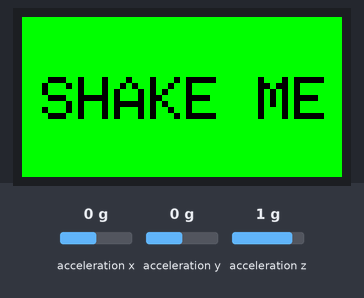
Bench run of a program on a simulated ESP32. On the bench: 160×80 colour display. The inputs (shaded band) are chosen by the test bench; at power-on: acceleration x 0 g, acceleration y 0 g, acceleration z 1 g. Random numbers use the default seed unless the program sets one.

Above: at 2.3 s.
2.4 s: acceleration x set to 0.9 g
3.9 s: acceleration x set to 1.2 g
At 4.4 s:
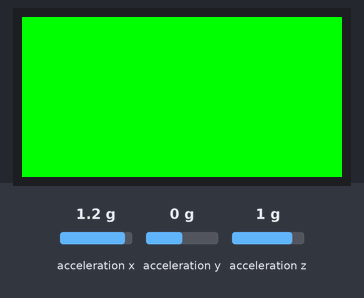
6.9 s: acceleration x set to -1.4 g
8.4 s: acceleration y set to 0.9 g
9.9 s: acceleration y set to 1.2 g
At 11.2 s:
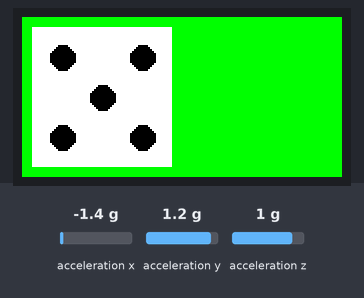
12.9 s: acceleration y set to -1.4 g
Timing chart, 0 to 15.4 s (numbered marks = the images above; inputs shaded):
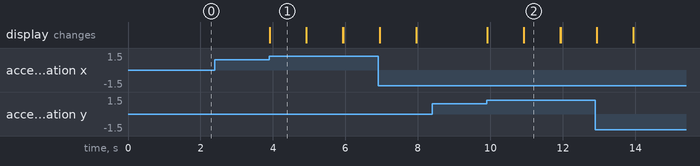

Measured:
- the behaviour switches between 1 and 1.1 g on acceleration x (found by bisection; images 0 and 1)
- the behaviour switches between 1 and 1.1 g on acceleration y (found by bisection; images 1 and 2)
- after the input at 2.4 s, every drawn part: stays the same
- after the input at 3.9 s, the display: changes at once (image 1)
- after the input at 8.4 s, every drawn part: stays the same
- after the input at 9.9 s, the display: first changes at once (image 2 shows a later state)
- what the display in image 1 shows lasts 1.0 s, from 3.9 s to 4.9 s

The program:

main.cpp
```cpp
/*

A couple of dices on a tiny 80x160px TFT display

Author: Alfonso de Cala <alfonso@el-magnifico.org>

*/

#include <M5StickC.h>


#define DOT_SIZE 6
int dot[6][6][2] {
  {{35,35}},
  {{15,15},{55,55}},
  {{15,15},{35,35},{55,55}},
  {{15,15},{15,55},{55,15},{55,55}},
  {{15,15},{15,55},{35,35},{55,15},{55,55}},
  {{15,15},{15,35},{15,55},{55,15},{55,35},{55,55}},
  };

float accX = 0;
float accY = 0;
float accZ = 0;


void draw_dice(int16_t x, int16_t y, int n) {

  M5.Lcd.fillRect(x, y, 70, 70, WHITE);

  for(int d = 0; d < 7; d++) {
    if (dot[n][d][0] > 0) {
        M5.Lcd.fillCircle(x+dot[n][d][0], y+dot[n][d][1], DOT_SIZE, TFT_BLACK);
    }
  }

}


void setup(void) {
  M5.begin();
  M5.MPU6886.Init();

  M5.Lcd.setRotation(1);

  M5.Lcd.fillScreen(TFT_GREEN);

  M5.Lcd.setTextColor(TFT_BLACK);  // Adding a background colour erases previous text automatically

  M5.Lcd.setCursor(10, 30);
  M5.Lcd.setTextSize(3);
  M5.Lcd.print("SHAKE ME");
  delay(1000);


}

void loop() {


  while(1) {
    M5.MPU6886.getAccelData(&accX,&accY,&accZ);
    if (((float) accX)  > 1 || ((float) accY)  > 1 ) {
      break;
    }
  }

  M5.Lcd.fillScreen(TFT_GREEN);

  // Draw first dice
  delay(1000);  // A little delay to increase suspense :-D
  int number = random(0, 6);
  draw_dice(5,5,number);

  // Draw second dice
  delay(1000);
  number = random(0, 6);
  draw_dice(85,5,number);


}
```
